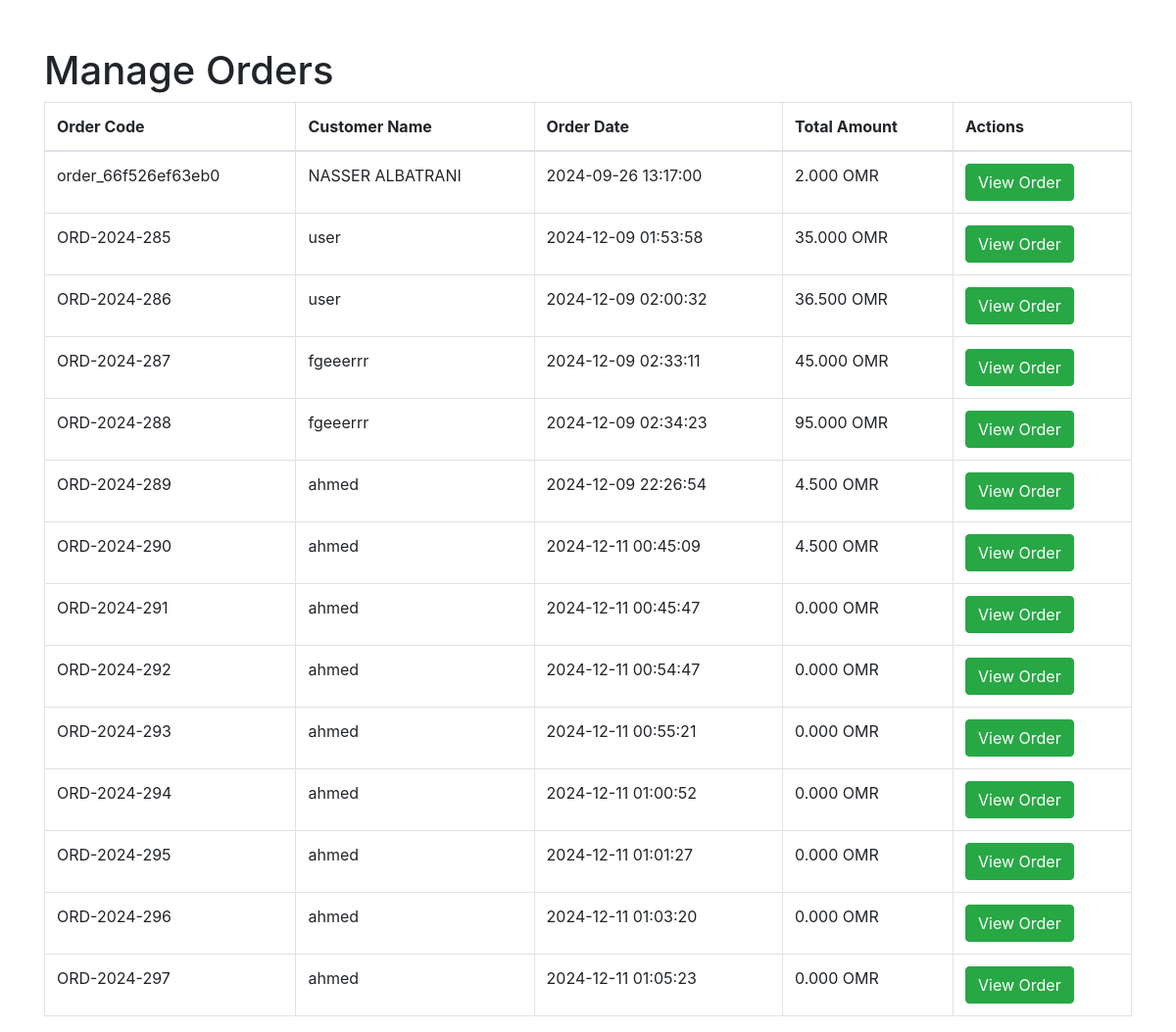
The app's page /manage_orders.php, older data.
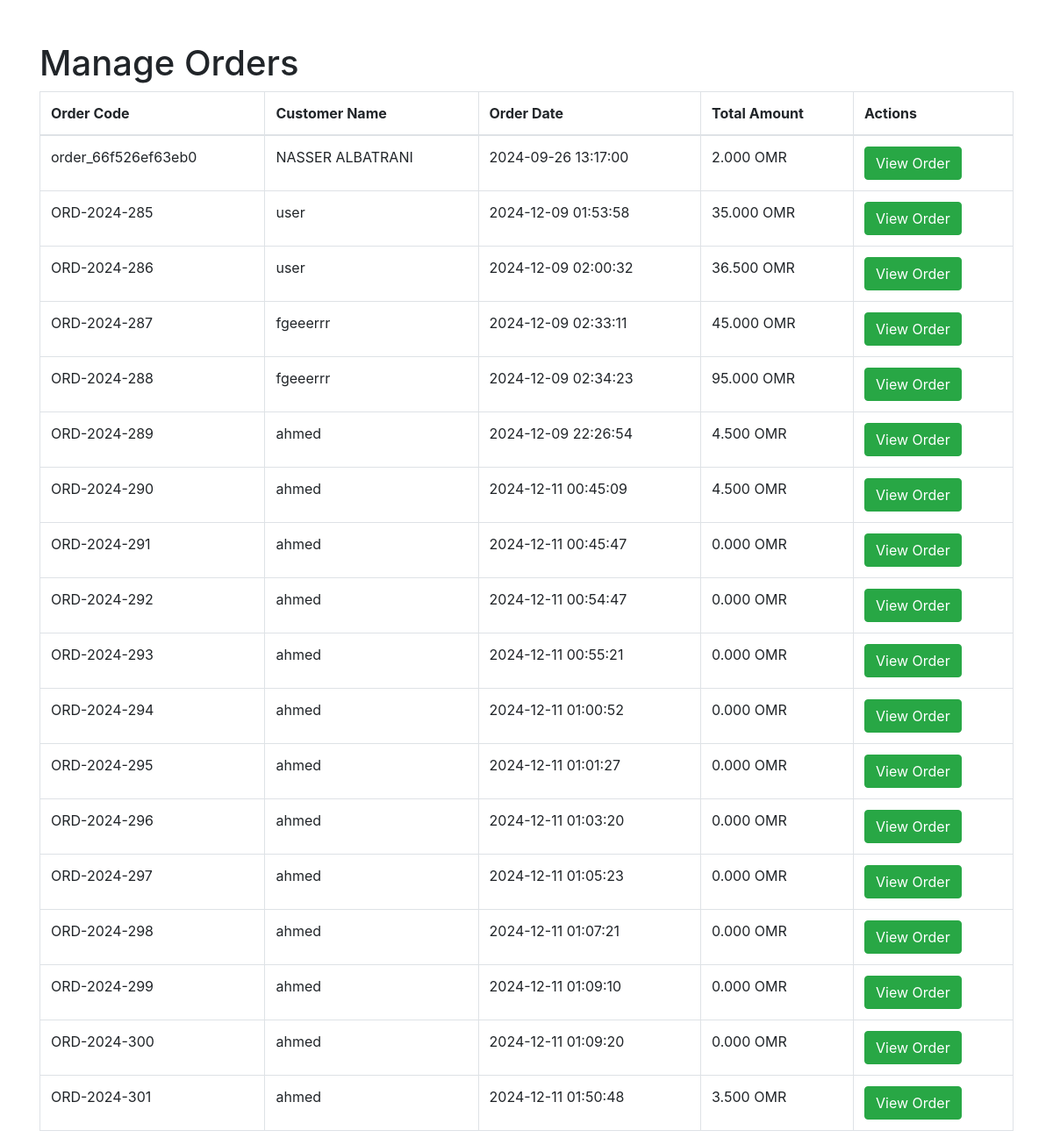
The same page, newer data.
### tables this page shows
CREATE TABLE `orders` (
  `id` int(11) NOT NULL,
  `client_car_id` int(11) DEFAULT NULL,
  `order_details` text DEFAULT NULL,
  `qrcode_path` varchar(255) DEFAULT NULL,
  `car_type` varchar(50) DEFAULT NULL,
  `employee_name` varchar(100) DEFAULT NULL,
  `client_name` varchar(100) DEFAULT NULL,
  `service_category` varchar(50) DEFAULT NULL,
  `services` text DEFAULT NULL,
  `car_number` varchar(50) DEFAULT NULL,
  `car_name` varchar(255) DEFAULT NULL,
  `phone_number` varchar(50) DEFAULT NULL,
  `arrival_time` datetime DEFAULT NULL,
  `delivery_time` datetime DEFAULT NULL,
  `total_amount` decimal(10,3) DEFAULT NULL,
  `notes` text DEFAULT NULL,
  `order_code` varchar(255) DEFAULT NULL,
  `deposit_amount` decimal(10,3) NOT NULL DEFAULT 0.000,
  `remaining_amount` decimal(10,3) NOT NULL DEFAULT 0.000,
  `installments` int(11) NOT NULL DEFAULT 0,
  `coupon_code` varchar(255) DEFAULT NULL,
  `coupon_discount` decimal(10,3) DEFAULT 0.000,
  `total_after_discount` decimal(10,3) DEFAULT 0.000,
  `status` enum('pending','completed','canceled') DEFAULT 'pending',
  `car_delivered` tinyint(1) NOT NULL DEFAULT 0,
  `car_delivery_time` datetime DEFAULT NULL,
  `extra_service_name` text DEFAULT NULL,
  `extra_service_price` text DEFAULT NULL
);

### manage_orders.php (the view, shortened to what this page needs)
<?php
include('db.php');
$sql = "SELECT * FROM orders";
$result = mysqli_query($conn, $sql);
?>
<!DOCTYPE html>
<html lang="en">
<head>
    <link rel="stylesheet" href="https://stackpath.bootstrapcdn.com/bootstrap/4.5.2/css/bootstrap.min.css">
</head>
<body>
    <div class="container mt-5">
        <h1>Manage Orders</h1>
        <table class="table table-bordered">
            <thead>
                <tr>
                    <th>Order Code</th>
                    <th>Customer Name</th>
                    <th>Order Date</th>
                    <th>Total Amount</th>
                    <th>Actions</th>
                </tr>
            </thead>
            <tbody>
                <?php while ($order = mysqli_fetch_assoc($result)): ?>
                    <tr>
                        <td><?php echo htmlspecialchars($order['order_code']); ?></td>
                        <td><?php echo htmlspecialchars($order['client_name']); ?></td>
                        <td><?php echo htmlspecialchars($order['arrival_time']); ?></td>
                        <td><?php echo htmlspecialchars($order['total_amount']); ?> OMR</td>
                        <td><a href="view_order.php?id=<?php echo $order['id']; ?>" class="btn btn-success">View Order</a></td>
                    </tr>
                <?php endwhile; ?>
            </tbody>
        </table>
    </div>
</body>
</html>

Row changes from the older to the newer data that the page shows:
added orders: order_code "ORD-2024-298", client_name "ahmed", arrival_time "2024-12-11 01:07:21", total_amount "0.000"
added orders: order_code "ORD-2024-299", client_name "ahmed", arrival_time "2024-12-11 01:09:10", total_amount "0.000"
added orders: order_code "ORD-2024-300", client_name "ahmed", arrival_time "2024-12-11 01:09:20", total_amount "0.000"
added orders: order_code "ORD-2024-301", client_name "ahmed", arrival_time "2024-12-11 01:50:48", total_amount "3.500"
